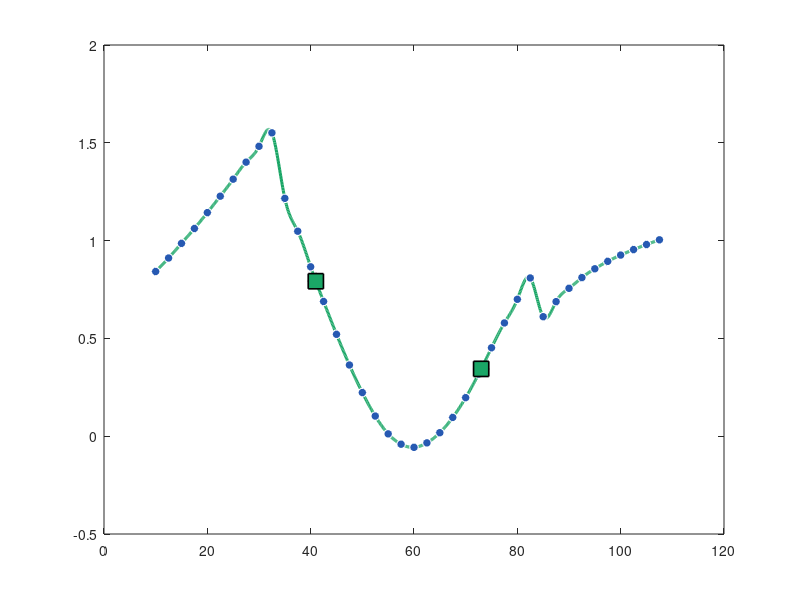

The MATLAB source for this figure: (Note: this script raises an error after producing the figure.)
%% =========================================================
%  PARTE 1: Interpolación de Lagrange (grado 2) y Spline Cúbico Natural
%  Sistema de telemetría biomédica — Biosensor resistivo-capacitivo
%  =========================================================
clc; clear; close all;

%% ── Datos del ensayo (50 mediciones) ────────────────────
f = [10.0, 12.5, 15.0, 17.5, 20.0, 22.5, 25.0, 27.5, 30.0, 32.5, ...
     35.0, 37.5, 40.0, 42.5, 45.0, 47.5, 50.0, 52.5, 55.0, 57.5, ...
     60.0, 62.5, 65.0, 67.5, 70.0, 72.5, 75.0, 77.5, 80.0, 82.5, ...
     85.0, 87.5, 90.0, 92.5, 95.0, 97.5, 100.0, 102.5, 105.0, 107.5];

V = [0.842, 0.911, 0.986, 1.062, 1.143, 1.227, 1.314, 1.401, 1.482, 1.551, ...
     1.216, 1.048, 0.866, 0.689, 0.521, 0.364, 0.223, 0.103, 0.012, -0.041, ...
    -0.057,-0.034, 0.018, 0.096, 0.197, 0.318, 0.452, 0.579, 0.700, 0.809, ...
     0.611, 0.688, 0.756, 0.811, 0.856, 0.894, 0.926, 0.954, 0.980, 1.004];

Z = [182.4, 178.9, 175.1, 171.0, 166.8, 162.7, 158.9, 155.4, 152.0, 149.0, ...
     146.1, 145.2, 145.8, 147.3, 149.9, 153.5, 158.0, 163.2, 168.9, 174.8, ...
     180.5, 186.2, 191.5, 196.2, 200.1, 203.1, 205.2, 206.3, 206.1, 204.7, ...
     198.0, 194.4, 190.9, 187.8, 185.1, 183.0, 181.6, 180.8, 180.6, 180.9];

%% ── Función de Interpolación de Lagrange grado 2 ─────────
% Recibe: xi (puntos), yi (valores), x (punto a interpolar)
lagrange2 = @(xi, yi, x) ...
    yi(1)*((x-xi(2))*(x-xi(3)))/((xi(1)-xi(2))*(xi(1)-xi(3))) + ...
    yi(2)*((x-xi(1))*(x-xi(3)))/((xi(2)-xi(1))*(xi(2)-xi(3))) + ...
    yi(3)*((x-xi(1))*(x-xi(2)))/((xi(3)-xi(1))*(xi(3)-xi(2)));

%% ── Puntos a estimar ─────────────────────────────────────
f1 = 41.0;   % kHz
f2 = 73.0;   % kHz

%% ══════════════════════════════════════════════════════════
%  MÉTODO 1: Lagrange de grado 2 — 3 puntos más cercanos
%  ══════════════════════════════════════════════════════════

% ── Para f1 = 41.0 kHz → vecinos: 37.5, 40.0, 42.5
idx1 = [12, 13, 14];   % índices en el vector (base 1)
xi1 = f(idx1);   yi1_V = V(idx1);   yi1_Z = Z(idx1);

V_lag_41  = lagrange2(xi1, yi1_V, f1);
Z_lag_41  = lagrange2(xi1, yi1_Z, f1);

% ── Para f2 = 73.0 kHz → vecinos: 70.0, 72.5, 75.0
idx2 = [25, 26, 27];
xi2 = f(idx2);   yi2_V = V(idx2);   yi2_Z = Z(idx2);

V_lag_73  = lagrange2(xi2, yi2_V, f2);
Z_lag_73  = lagrange2(xi2, yi2_Z, f2);

fprintf('\n══════ RESULTADOS LAGRANGE (grado 2) ══════\n');
fprintf('V(41.0 kHz)  = %.4f V\n',   V_lag_41);
fprintf('|Z|(41.0 kHz)= %.4f Ω\n',   Z_lag_41);
fprintf('V(73.0 kHz)  = %.4f V\n',   V_lag_73);
fprintf('|Z|(73.0 kHz)= %.4f Ω\n',   Z_lag_73);

%% ══════════════════════════════════════════════════════════
%  MÉTODO 2: Spline Cúbico Natural (toda la tabla)
%  ══════════════════════════════════════════════════════════
% MATLAB: spline() usa condición not-a-knot por defecto.
% Para spline natural usamos csape con condición 'variational'.

cs_V = csape(f, V, 'variational');   % Spline cúbico natural para V
cs_Z = csape(f, Z, 'variational');   % Spline cúbico natural para |Z|

V_spl_41  = fnval(cs_V, f1);
Z_spl_41  = fnval(cs_Z, f1);
V_spl_73  = fnval(cs_V, f2);
Z_spl_73  = fnval(cs_Z, f2);

fprintf('\n══════ RESULTADOS SPLINE CÚBICO NATURAL ══════\n');
fprintf('V(41.0 kHz)  = %.4f V\n',   V_spl_41);
fprintf('|Z|(41.0 kHz)= %.4f Ω\n',   Z_spl_41);
fprintf('V(73.0 kHz)  = %.4f V\n',   V_spl_73);
fprintf('|Z|(73.0 kHz)= %.4f Ω\n',   Z_spl_73);

%% ── Tabla comparativa ────────────────────────────────────
fprintf('\n══════ COMPARACIÓN DE MÉTODOS ══════════════════════════════\n');
fprintf('%-20s %-15s %-15s\n','Cantidad','Lagrange L2','Spline Cúbico');
fprintf('%-20s %-15.4f %-15.4f\n','V(41.0 kHz) [V]',  V_lag_41, V_spl_41);
fprintf('%-20s %-15.4f %-15.4f\n','|Z|(41.0 kHz) [Ω]',Z_lag_41, Z_spl_41);
fprintf('%-20s %-15.4f %-15.4f\n','V(73.0 kHz) [V]',  V_lag_73, V_spl_73);
fprintf('%-20s %-15.4f %-15.4f\n','|Z|(73.0 kHz) [Ω]',Z_lag_73, Z_spl_73);

%% ══════════════════════════════════════════════════════════
%  GRÁFICAS
%  ══════════════════════════════════════════════════════════
f_fine = linspace(min(f), max(f), 1000);   % eje frecuencia fino

V_spline_fine = fnval(cs_V, f_fine);
Z_spline_fine = fnval(cs_Z, f_fine);

% Colores corporativos
c_data   = [0.15 0.35 0.70];   % azul datos
c_lag    = [0.85 0.33 0.10];   % naranja Lagrange
c_spl    = [0.10 0.65 0.40];   % verde Spline
c_mark41 = [0.90 0.10 0.20];   % rojo punto 41 kHz
c_mark73 = [0.60 0.10 0.80];   % violeta punto 73 kHz

%% ── Figura 1: V(f) ───────────────────────────────────────
figure('Name','Parte 1 — Voltaje V(f)','Color','w','Position',[50 50 900 500]);

% Spline sobre todo el rango
plot(f_fine, V_spline_fine, '-', 'Color', c_spl, 'LineWidth', 2.2); hold on;

% Datos originales
scatter(f, V, 40, c_data, 'filled', 'MarkerEdgeColor','w', 'LineWidth',0.8);

% Puntos Lagrange (marcadores especiales)
scatter(f1, V_lag_41, 120, c_lag, 'd', 'filled', 'MarkerEdgeColor','k','LineWidth',1.2);
scatter(f2, V_lag_73, 120, c_lag, 'd', 'filled', 'MarkerEdgeColor','k','LineWidth',1.2);

% Puntos Spline
scatter(f1, V_spl_41, 120, c_spl, 's', 'filled', 'MarkerEdgeColor','k','LineWidth',1.2);
scatter(f2, V_spl_73, 120, c_spl, 's', 'filled', 'MarkerEdgeColor','k','LineWidth',1.2);

% Líneas verticales de referencia
xline(f1, '--', 'Color', [0.6 0.6 0.6], 'LineWidth', 1, 'Alpha', 0.7);
xline(f2, '--', 'Color', [0.6 0.6 0.6], 'LineWidth', 1, 'Alpha', 0.7);
yline(0,  '-',  'Color', [0.3 0.3 0.3], 'LineWidth', 0.8);

% Anotaciones
text(f1+0.5, V_lag_41+0.05, sprintf('Lag: %.4f V', V_lag_41), ...
    'Color', c_lag, 'FontSize', 8, 'FontWeight','bold');
text(f1+0.5, V_spl_41-0.07, sprintf('Spl: %.4f V', V_spl_41), ...
    'Color', c_spl, 'FontSize', 8, 'FontWeight','bold');
text(f2+0.5, V_lag_73+0.05, sprintf('Lag: %.4f V', V_lag_73), ...
    'Color', c_lag, 'FontSize', 8, 'FontWeight','bold');
text(f2+0.5, V_spl_73-0.07, sprintf('Spl: %.4f V', V_spl_73), ...
    'Color', c_spl, 'FontSize', 8, 'FontWeight','bold');

xlabel('Frecuencia f (kHz)', 'FontSize', 12, 'FontWeight','bold');
ylabel('Voltaje V (V)',       'FontSize', 12, 'FontWeight','bold');
title('Parte 1 — Voltaje de salida V(f): Lagrange vs Spline Cúbico Natural', ...
      'FontSize', 13, 'FontWeight','bold');
legend('Spline cúbico natural','Datos medidos', ...
       'Lagrange f=41 kHz','Lagrange f=73 kHz', ...
       'Spline f=41 kHz',  'Spline f=73 kHz', ...
       'Location','southwest','FontSize',9);
grid on; grid minor;
xlim([min(f)-1, max(f)+1]);
set(gca,'FontSize',10,'Box','on');
hold off;

%% ── Figura 2: |Z|(f) ─────────────────────────────────────
figure('Name','Parte 1 — Impedancia |Z|(f)','Color','w','Position',[60 60 900 500]);

plot(f_fine, Z_spline_fine, '-', 'Color', c_spl, 'LineWidth', 2.2); hold on;
scatter(f, Z, 40, c_data, 'filled', 'MarkerEdgeColor','w', 'LineWidth',0.8);
scatter(f1, Z_lag_41, 120, c_lag, 'd', 'filled', 'MarkerEdgeColor','k','LineWidth',1.2);
scatter(f2, Z_lag_73, 120, c_lag, 'd', 'filled', 'MarkerEdgeColor','k','LineWidth',1.2);
scatter(f1, Z_spl_41, 120, c_spl, 's', 'filled', 'MarkerEdgeColor','k','LineWidth',1.2);
scatter(f2, Z_spl_73, 120, c_spl, 's', 'filled', 'MarkerEdgeColor','k','LineWidth',1.2);
xline(f1, '--', 'Color', [0.6 0.6 0.6], 'LineWidth', 1, 'Alpha', 0.7);
xline(f2, '--', 'Color', [0.6 0.6 0.6], 'LineWidth', 1, 'Alpha', 0.7);

text(f1+0.5, Z_lag_41+1.5, sprintf('Lag: %.2f Ω', Z_lag_41), ...
    'Color', c_lag, 'FontSize', 8, 'FontWeight','bold');
text(f1+0.5, Z_spl_41-2.5, sprintf('Spl: %.2f Ω', Z_spl_41), ...
    'Color', c_spl, 'FontSize', 8, 'FontWeight','bold');
text(f2+0.5, Z_lag_73+1.5, sprintf('Lag: %.2f Ω', Z_lag_73), ...
    'Color', c_lag, 'FontSize', 8, 'FontWeight','bold');
text(f2+0.5, Z_spl_73-2.5, sprintf('Spl: %.2f Ω', Z_spl_73), ...
    'Color', c_spl, 'FontSize', 8, 'FontWeight','bold');

xlabel('Frecuencia f (kHz)',       'FontSize', 12, 'FontWeight','bold');
ylabel('Impedancia |Z| (Ω)',       'FontSize', 12, 'FontWeight','bold');
title('Parte 1 — Impedancia |Z(f)|: Lagrange vs Spline Cúbico Natural', ...
      'FontSize', 13, 'FontWeight','bold');
legend('Spline cúbico natural','Datos medidos', ...
       'Lagrange f=41 kHz','Lagrange f=73 kHz', ...
       'Spline f=41 kHz',  'Spline f=73 kHz', ...
       'Location','southeast','FontSize',9);
grid on; grid minor;
xlim([min(f)-1, max(f)+1]);
set(gca,'FontSize',10,'Box','on');
hold off;

%% ── Figura 3: Ampliación zona 41 kHz ────────────────────
figure('Name','Zoom 41 kHz','Color','w','Position',[70 70 700 400]);

idx_zoom1 = (f >= 35) & (f <= 50);
f_zoom1   = linspace(35, 50, 300);
V_zoom1   = fnval(cs_V, f_zoom1);

plot(f_zoom1, V_zoom1, '-', 'Color', c_spl, 'LineWidth', 2); hold on;
scatter(f(idx_zoom1), V(idx_zoom1), 60, c_data, 'filled','MarkerEdgeColor','w');
scatter(f1, V_lag_41, 150, c_lag, 'd', 'filled','MarkerEdgeColor','k','LineWidth',1.5);
scatter(f1, V_spl_41, 150, c_spl, 's', 'filled','MarkerEdgeColor','k','LineWidth',1.5);
xline(f1,'--','Color',[0.5 0.5 0.5],'LineWidth',1.2);
xlabel('f (kHz)','FontSize',11,'FontWeight','bold');
ylabel('V (V)',  'FontSize',11,'FontWeight','bold');
title(sprintf('Zoom zona 41 kHz  |  Lag=%.4f V  Spl=%.4f V', V_lag_41, V_spl_41), ...
      'FontSize',11,'FontWeight','bold');
legend('Spline','Datos','Lagrange','Spline','Location','northeast','FontSize',9);
grid on; grid minor; hold off;

%% ── Figura 4: Ampliación zona 73 kHz ────────────────────
figure('Name','Zoom 73 kHz','Color','w','Position',[80 80 700 400]);

idx_zoom2 = (f >= 65) & (f <= 80);
f_zoom2   = linspace(65, 80, 300);
V_zoom2   = fnval(cs_V, f_zoom2);

plot(f_zoom2, V_zoom2, '-', 'Color', c_spl, 'LineWidth', 2); hold on;
scatter(f(idx_zoom2), V(idx_zoom2), 60, c_data, 'filled','MarkerEdgeColor','w');
scatter(f2, V_lag_73, 150, c_lag, 'd', 'filled','MarkerEdgeColor','k','LineWidth',1.5);
scatter(f2, V_spl_73, 150, c_spl, 's', 'filled','MarkerEdgeColor','k','LineWidth',1.5);
xline(f2,'--','Color',[0.5 0.5 0.5],'LineWidth',1.2);
xlabel('f (kHz)','FontSize',11,'FontWeight','bold');
ylabel('V (V)',  'FontSize',11,'FontWeight','bold');
title(sprintf('Zoom zona 73 kHz  |  Lag=%.4f V  Spl=%.4f V', V_lag_73, V_spl_73), ...
      'FontSize',11,'FontWeight','bold');
legend('Spline','Datos','Lagrange','Spline','Location','northwest','FontSize',9);
grid on; grid minor; hold off;

fprintf('\n✔ Gráficas generadas correctamente.\n');

%% ══════════════════════════════════════════════════════════
%  DISCUSIÓN: Preguntas 3 y 4
%  ══════════════════════════════════════════════════════════
fprintf('\n══════ DISCUSIÓN TÉCNICA ══════════════════════════════════\n');
fprintf(['Pregunta 3 — Comparación de métodos:\n' ...
'  Ambos métodos producen resultados muy cercanos para puntos interiores\n' ...
'  bien respaldados por datos vecinos. El spline cúbico es más confiable\n' ...
'  porque minimiza la curvatura global (condición natural S''''=0 en extremos)\n' ...
'  y garantiza continuidad C2 en cada nodo, evitando oscilaciones locales.\n' ...
'  Lagrange de grado 2 puede generar errores si la función no es localmente\n' ...
'  cuadrática, especialmente cerca de inflexiones como la región 55-65 kHz.\n\n']);

fprintf(['Pregunta 4 — Spline vs polinomio global de alto grado:\n' ...
'  El polinomio global de grado n-1 (con n=40 puntos → grado 39) sufre\n' ...
'  el fenómeno de Runge: oscilaciones incontroladas en los extremos del\n' ...
'  intervalo. El spline cúbico usa polinomios de grado 3 por tramo,\n' ...
'  controlando la suavidad localmente sin propagación de error global.\n' ...
'  Esto es crítico en señales biomédicas donde la estabilidad numérica\n' ...
'  y la interpretación física son igualmente importantes.\n']);
